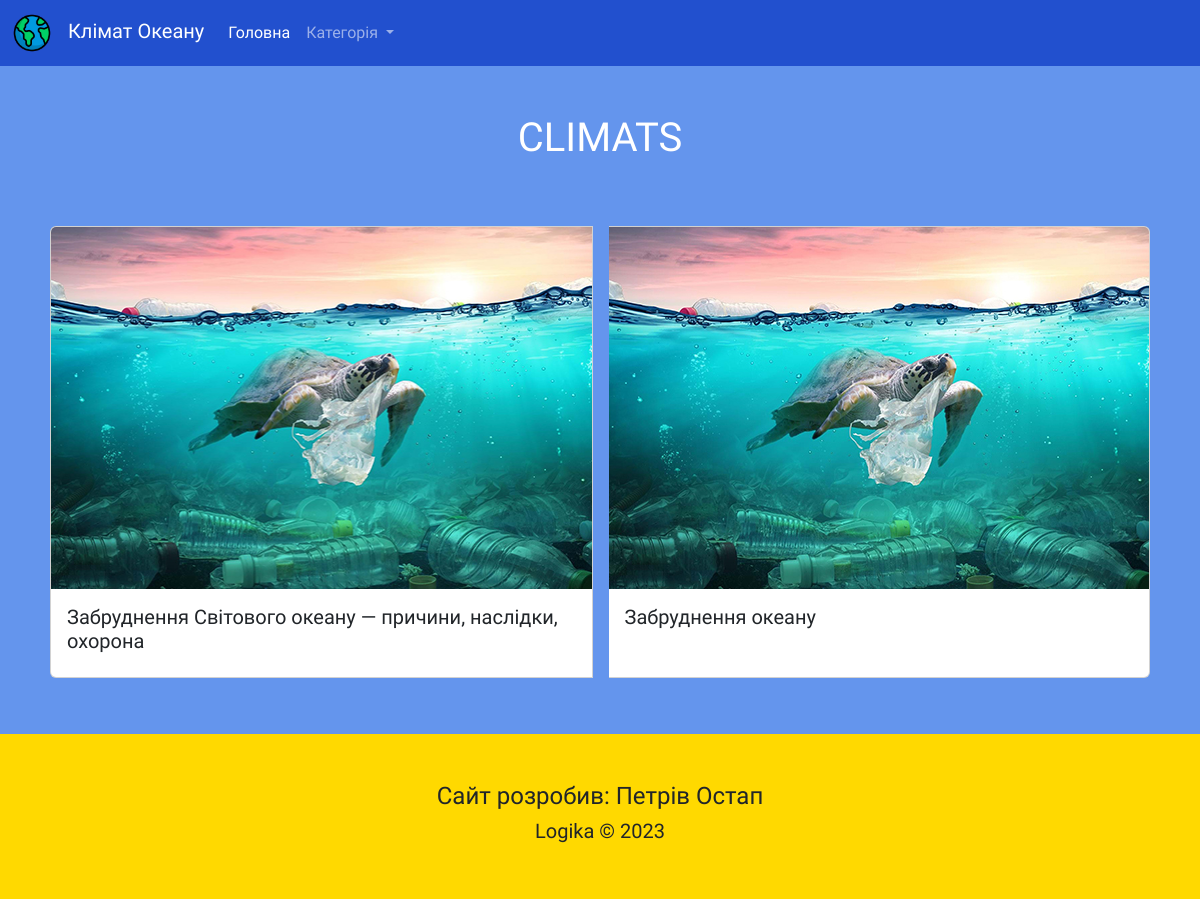
The page /category/1 on the database as committed earlier.
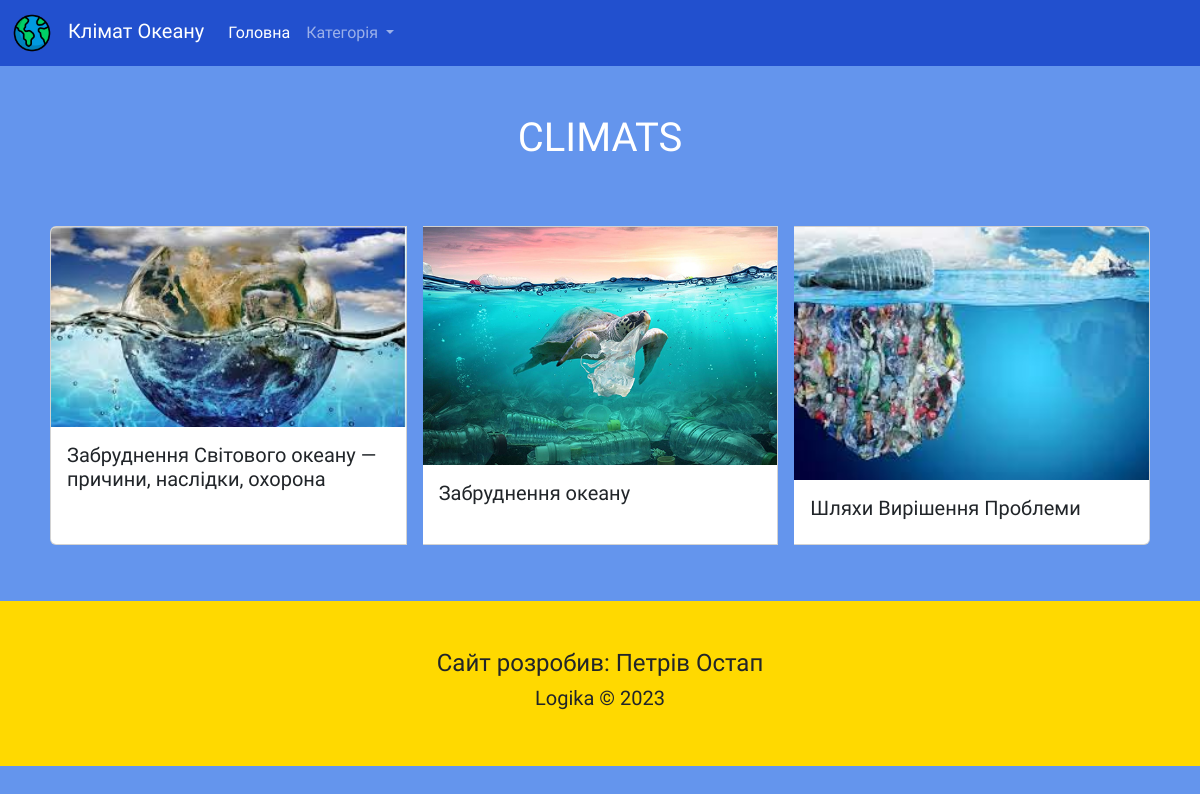
The same page on the database as committed later.
### tables this page shows
CREATE TABLE "posts" (
	"id"	INTEGER,
	"category_id"	INTEGER,
	"title"	TEXT NOT NULL,
	"text"	TEXT,
	"image"	TEXT DEFAULT 'slide1.jpg',
	"datetime"	TEXT NOT NULL DEFAULT CURRENT_TIMESTAMP,
	"author"	TEXT,
	FOREIGN KEY("category_id") REFERENCES "category"("id"),
	PRIMARY KEY("id" AUTOINCREMENT)
);

### app.py (the view)
@app.route("/category/<id>")
def category(id):
    posts = get_category_post(id)
    category = get_category_name(id)[0].upper()
    category_list = get_categorys()
    return render_template("category_posts.html", category_list = category_list, category = category, posts=posts)

### sql_queries.py (called while the page is built)
def open():
    global conn, cursor
    conn = sqlite3.connect("blog.db")
    cursor = conn.cursor()

def close():
    cursor.close()
    conn.close()

def get_category_name(id):
    open()
    cursor.execute('''SELECT name from category WHERE id == (?)''', [id])
    category = cursor.fetchone()
    conn.commit()
    close()
    return category

def get_category_post(id):
    open()
    cursor.execute('''SELECT * from posts WHERE category_id == (?)''', [id])
    post = cursor.fetchall()
    conn.commit()
    close()
    return post

def get_categorys():
    open()
    cursor.execute('''SELECT * from category''')
    data = cursor.fetchall()
    conn.commit()
    close()
    return data

### templates/category_posts.html (shortened to what this page needs)
{% extends 'base.html' %}
{% block main %}
    <main class="container-fluid p-0">
        <h1 class="text-center mt-5">{{category}}</h1>
        <div class="posts container py-5">
          <div class="card-group">
            {% for post in posts %}
              <div class="card m-2" style="min-width: 18rem;">
                <img src="{{ url_for('static', filename='img/' + post[4]) }}" class="card-img-top" alt="...">
                <div class="card-body">
                  <h5 class="card-title">{{post[2]}}</h5>
                </div>
            </div>
            {% endfor %}
          </div>
          </div>
    </main>
{% endblock main %}

Rows that differ between the two databases and show on the page:
changed posts "Забруднення Світового океану — причини, наслідки, охорона": image: a different picture
added posts: image (picture), title "Шляхи Вирішення Проблеми"
